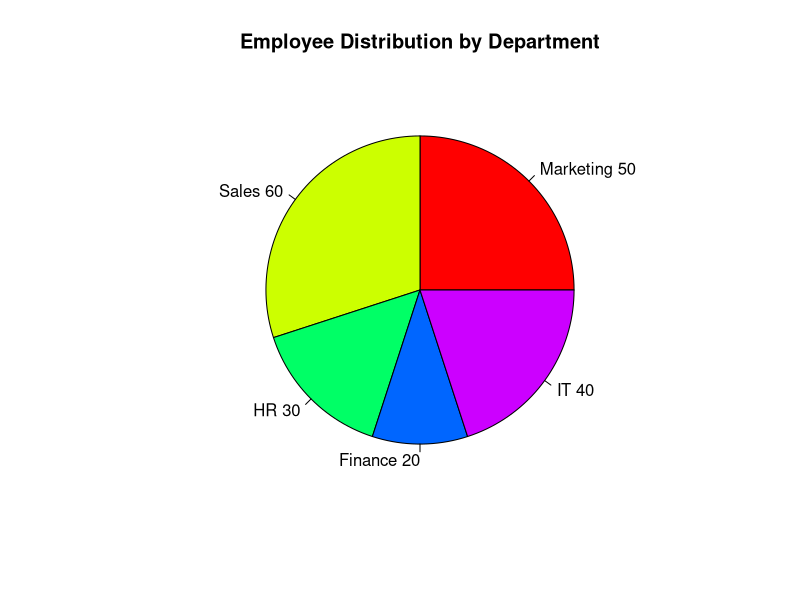

Generate this figure with R:
dept <- c("Marketing", "Sales", "HR", "Finance", "IT")
employees <- c(50, 60, 30, 20, 40)
pie(employees,
    labels = paste(dept, employees),
    col = rainbow(length(dept)),
    main = "Employee Distribution by Department")
cat("Employees in Marketing Department =", employees[1])
